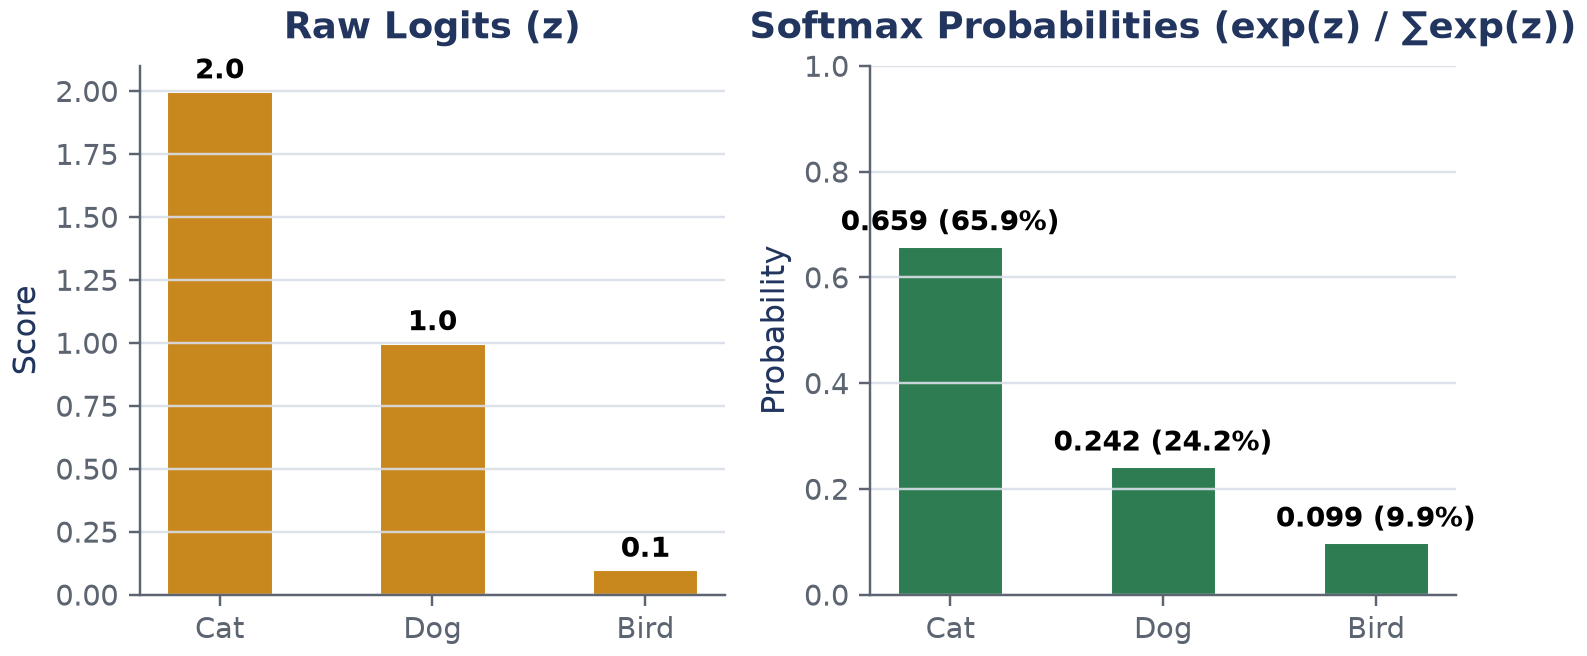

The script that saved this image:
#!/usr/bin/env python3
import os
import sys
import numpy as np
import matplotlib.pyplot as plt

sys.path.insert(0, os.path.abspath(os.path.join(os.path.dirname(__file__), "../../../scripts")))
from figstyle import use_house_style, PALETTE

use_house_style()
here = os.path.dirname(os.path.abspath(__file__))

logits = np.array([2.0, 1.0, 0.1])
exp_logits = np.exp(logits)
softmax_probs = exp_logits / np.sum(exp_logits)

fig, (ax1, ax2) = plt.subplots(1, 2, figsize=(7.0, 3.2))

classes = ["Cat", "Dog", "Bird"]
bars1 = ax1.bar(classes, logits, color=PALETTE["amber"], width=0.5, edgecolor="white")
ax1.set_title("Raw Logits (z)")
ax1.set_ylabel("Score")
for bar, val in zip(bars1, logits):
    ax1.text(bar.get_x() + bar.get_width()/2, val + 0.05, f"{val:.1f}", ha="center", fontweight="bold", fontsize=9)

bars2 = ax2.bar(classes, softmax_probs, color=PALETTE["green"], width=0.5, edgecolor="white")
ax2.set_title("Softmax Probabilities (exp(z) / ∑exp(z))")
ax2.set_ylabel("Probability")
ax2.set_ylim(0, 1.0)
for bar, val in zip(bars2, softmax_probs):
    ax2.text(bar.get_x() + bar.get_width()/2, val + 0.03, f"{val:.3f} ({val*100:.1f}%)", ha="center", fontweight="bold", fontsize=9)

out = os.path.join(here, "fig_softmax.png")
fig.tight_layout()
fig.savefig(out, dpi=220, bbox_inches="tight")
plt.close(fig)
print("Saved fig_softmax.png")
